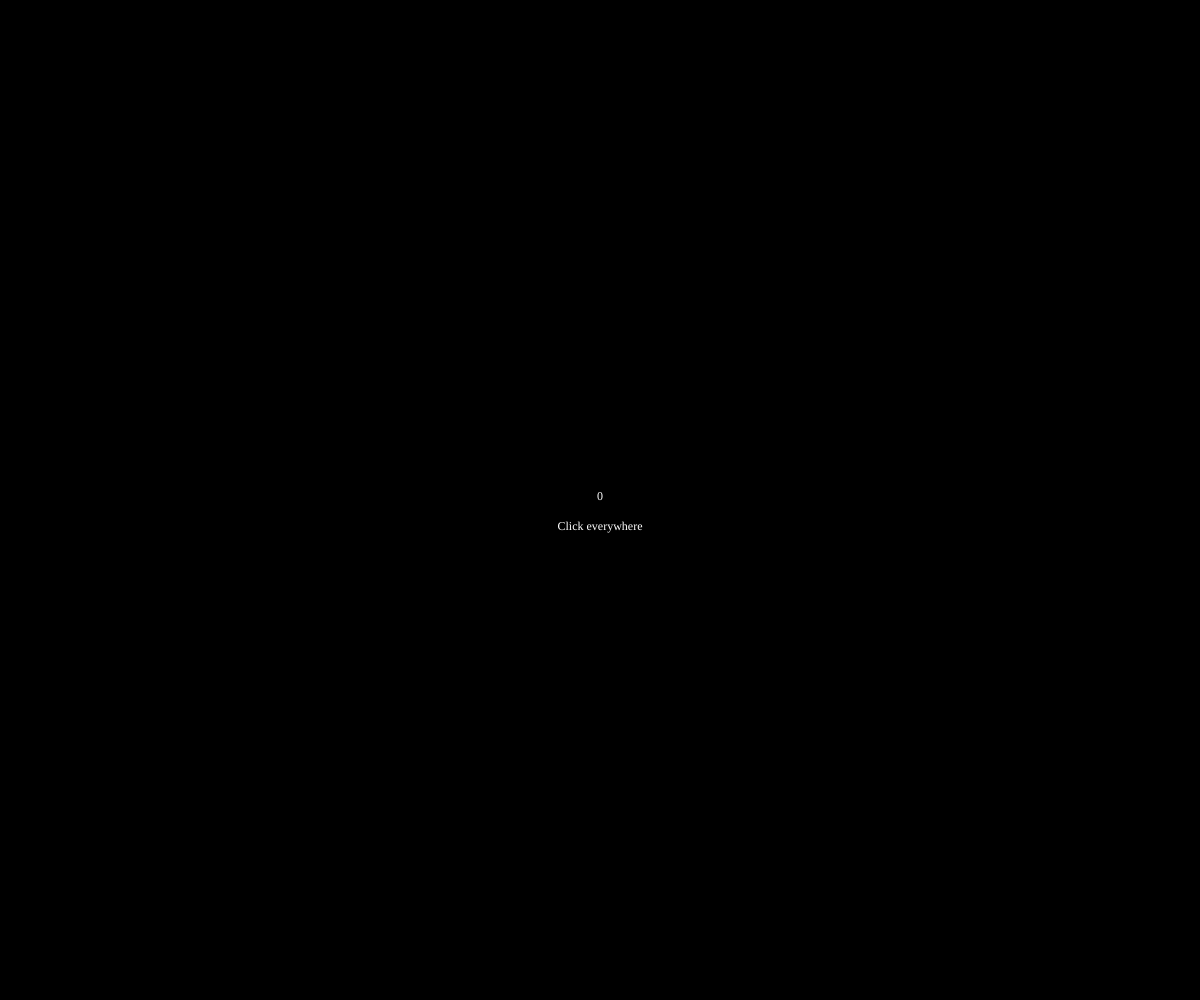
Frame 1 (no input)
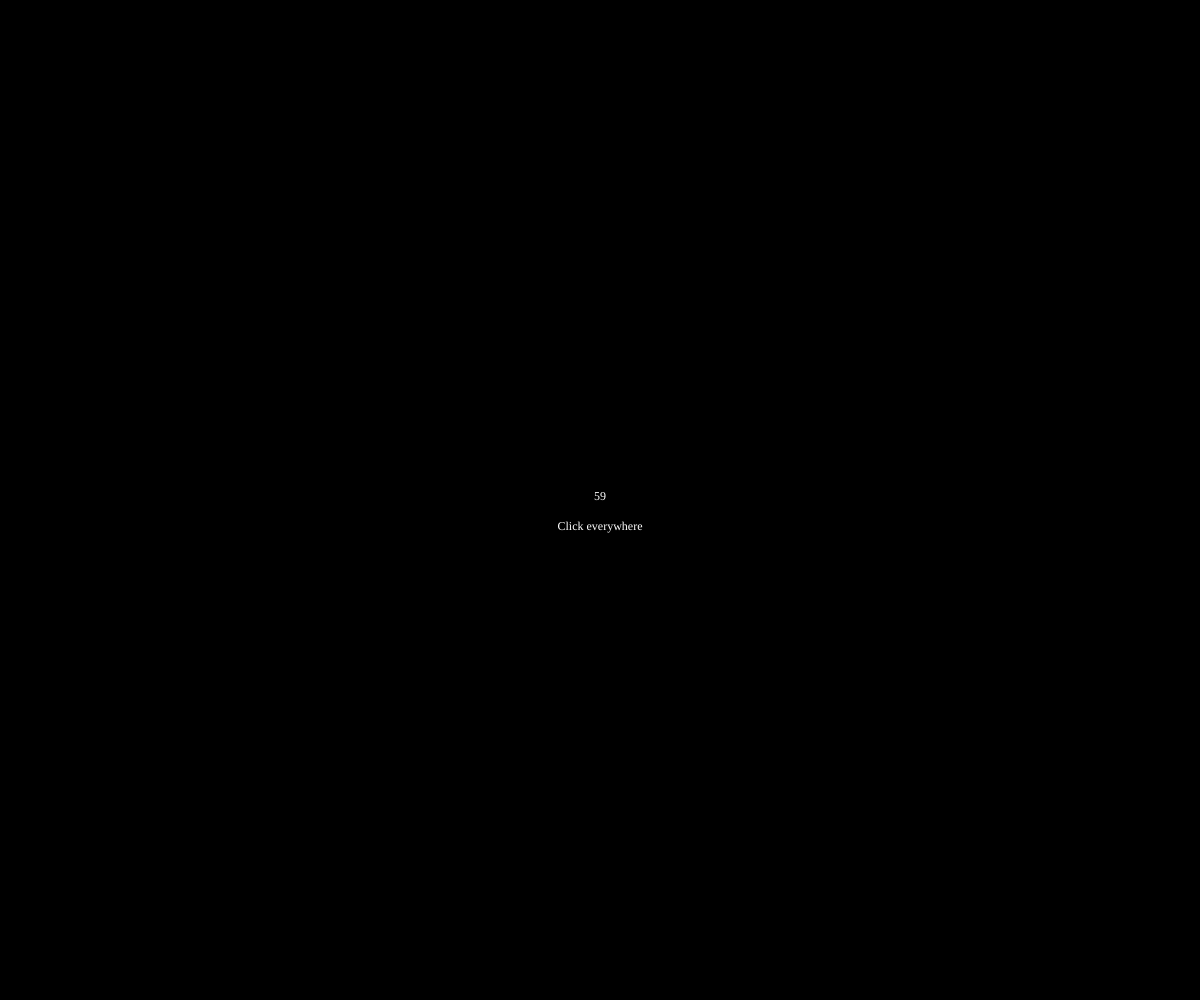
Frame 60 (no input)
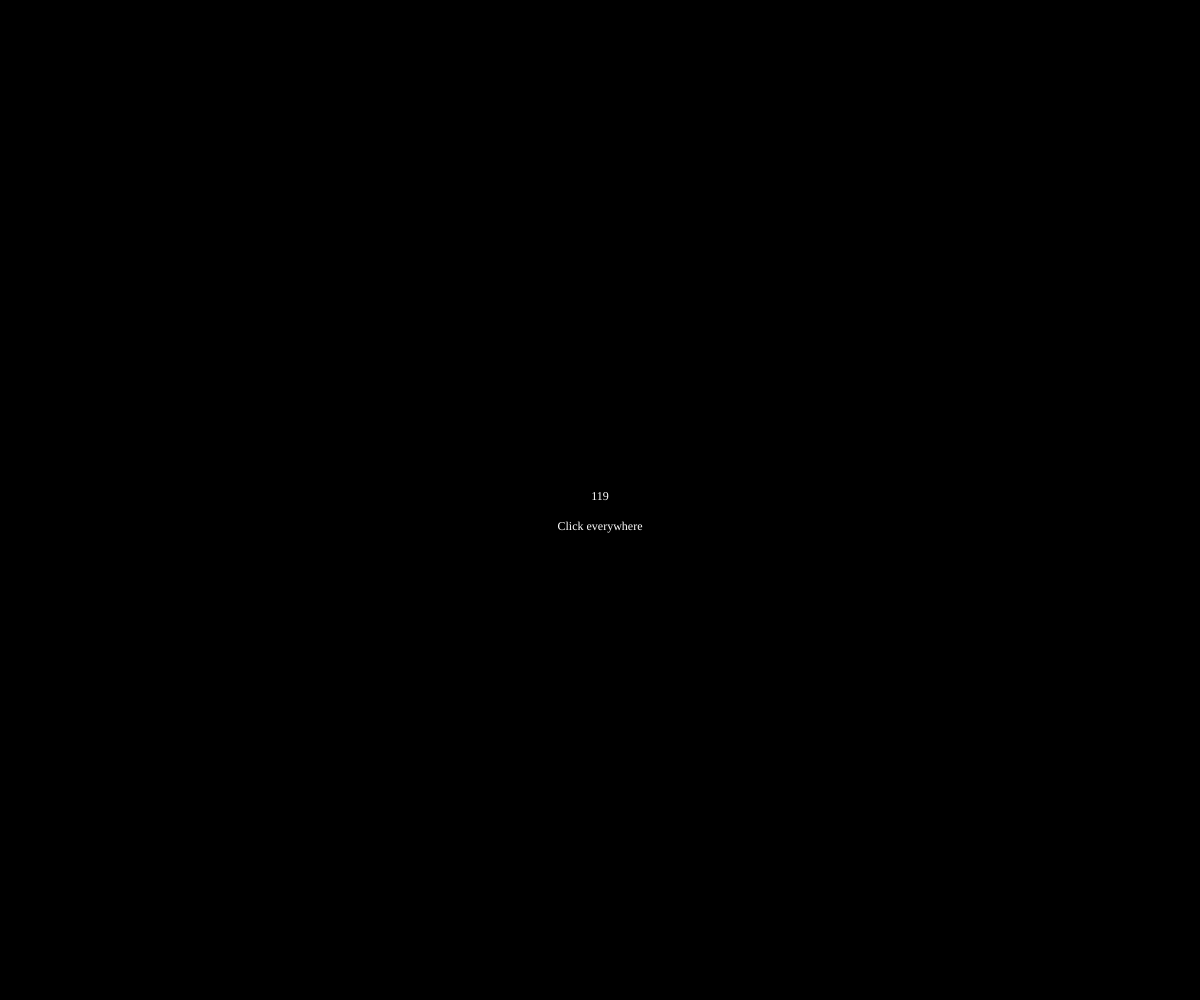
Frame 120 (the mouse pressed at the canvas centre since frame 60)

The p5.js sketch that drew these frames (run headless with seeded random() and noise() and a simulated clock; from frame 60 on, the mouse is pressed at the canvas centre):

// p5.js sketch
// ── sketch.js

let noiseMax = 0.5
let zoff = 0;
let label1;
let counter;

function setup() {
  createCanvas(windowWidth, windowHeight);
  label1 = new Label("Click everywhere", 12, 0, 30);
  counter = new Counter(0);
  
  //noCursor();

 }


function mouseClicked () {
  stroke(random(255), random(255), random(255));
}


function draw() {
  
  background(0);
  translate(width/2, height/2);
  //stroke(255);
  noFill();
  

  //disegno la forma circolare simil-blob
  beginShape();
  for (let a = 0; a < TWO_PI; a += 0.01) {
    let xoff = map(cos(a), -1, 1, 0, noiseMax);
    let yoff = map (sin(a), -1, 1, 0, noiseMax);
    let r = map(noise(xoff, yoff, zoff), 0, 1, 100, 200);
    let x = r * cos(a);
    let y = r * sin(a);
   vertex(x, y);
  }
  zoff += 0.01;
  endShape(CLOSE);  
  
  
  //richiamo il testo 
  label1.print()
  counter.count()
}

  //classe del cronometro
  class Counter {
    constructor(c) {
    this.counter = c
  }

  count() {
    textFont("Roboto Mono");
    textSize(12);
    fill(255);
    textAlign(CENTER);
    text(this.counter, 0, 0);
    
    this.counter += 1 
  }
 }


  //classe del testo
  class Label {
  constructor (l, s, x, y) {
    this.label = l
    this.size = s
    this.x = x
    this.y = y
  }

  print() {
    textFont("Roboto  Mono");
    textSize(this.size);
    fill(255);
    
    textAlign(CENTER);
    text(this.label, this.x, this.y);
  }
 }


function windowResized() {
  resizeCanvas(windowWidth, windowHeight);
}
